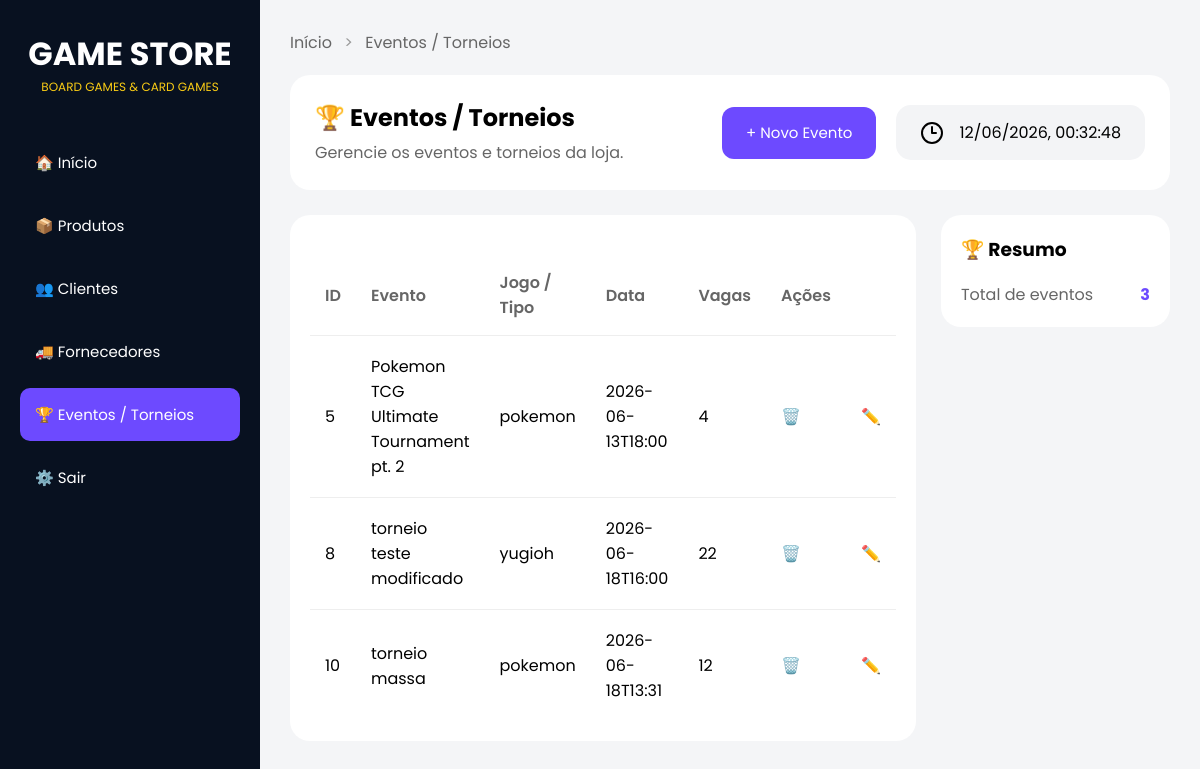
Before: /eventos with the older database file.
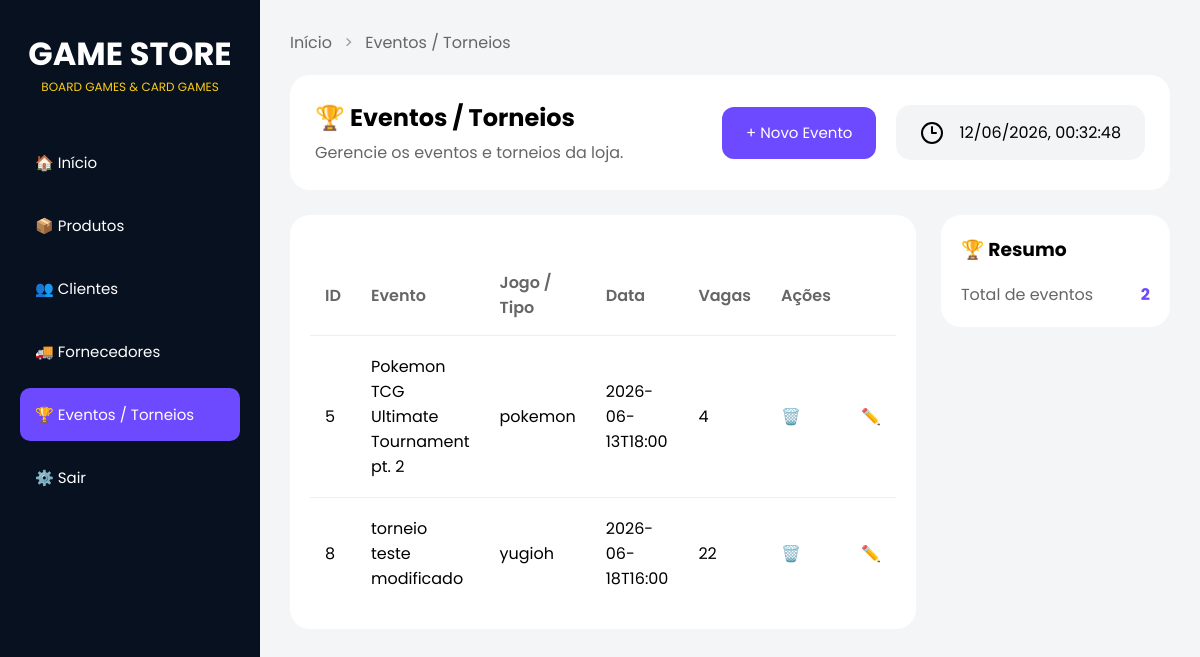
After: the same page with the newer database file.
### tables this page shows
CREATE TABLE eventos (
            id INTEGER PRIMARY KEY AUTOINCREMENT,
            nome TEXT NOT NULL,
            jogo TEXT NOT NULL,
            data TEXT NOT NULL,
            vagas INTEGER NOT NULL
        );

### routes.py (the view)
@app.route("/eventos")
def eventos():
    criar_tabela_eventos()
    lista = listar_eventos()
    return render_template(
    "eventos.html",
    eventos=lista,
    total_eventos=len(lista),
    modo = "criar"
)

### database.py (called while the page is built)
def conectar():
    return sqlite3.connect(CAMINHO_BANCO)

### modules/eventos.py (called while the page is built)
def criar_tabela_eventos():
    conn = conectar()
    cursor = conn.cursor()
    cursor.execute("""
        CREATE TABLE IF NOT EXISTS eventos (
            id INTEGER PRIMARY KEY AUTOINCREMENT,
            nome TEXT NOT NULL,
            jogo TEXT NOT NULL,
            data TEXT NOT NULL,
            vagas INTEGER NOT NULL
        )
    """)
    conn.commit()
    conn.close()

def listar_eventos():
    conn = conectar()
    cursor = conn.cursor()
    cursor.execute("SELECT * FROM eventos") # seleciona tudo da tabela eventos
    eventos = cursor.fetchall()
    conn.close()
    return eventos # retorna tudo q selecionamos com o fetchall

### templates/eventos.html (shortened to what this page needs)
<!doctype html>
<html lang="pt-BR">
<head>
  <link rel="stylesheet" href="{{ url_for('static', filename='eventos.css') }}" />
</head>
<body>
  <div class="sidebar">
    <div class="logo">
      <h1>GAME STORE</h1>
      <p>BOARD GAMES & CARD GAMES</p>
    </div>
    <div class="menu">
      <a href="/">🏠 Início</a>
      <a href="/produtos">📦 Produtos</a>
      <a href="/clientes">👥 Clientes</a>
      <a href="/fornecedores">🚚 Fornecedores</a>
      <a href="/eventos" class="active">🏆 Eventos / Torneios</a>
      <a href="#">⚙️ Sair</a>
    </div>
  </div>
  <main class="main">
    <div class="breadcrumb">
      <a href="/home">Início</a>
      <span>></span>
      <a href="/eventos">Eventos / Torneios</a>
    </div>
    <section class="topo">
      <div class="titulo-subt">
        <h1>🏆 Eventos / Torneios</h1>
        <p>Gerencie os eventos e torneios da loja.</p>
      </div>
      <div class="botoes-titulo">
        <button class="new-event" onclick="mostrarFormulario()">
          + Novo Evento
        </button>
      </div>
      <div class="data">
        <i data-lucide="clock-3"></i>
        <time id="data-hora" class="data-textos"></time>
      </div>
    </section>
    <section class="content">
      <div class="eventos">
        <table class="tabela-eventos">
          <thead>
            <tr>
              <th>ID</th>
              <th>Evento</th>
              <th>Jogo / Tipo</th>
              <th>Data</th>
              <th>Vagas</th>
              <th>Ações</th>
            </tr>
          </thead>
          <tbody>
            {% for evento in eventos %}
            <tr>
              <td>{{ evento[0] }}</td>
              <td>{{ evento[1] }}</td>
              <td>{{ evento[2] }}</td>
              <td>{{ evento[3] }}</td>
              <td>{{ evento[4] }}</td>
              <td>
                <form action="/eventos/excluir/{{ evento[0] }}" method="POST">
                  <button type="submit">🗑️</button>
                </form>
              </td>
              <td>
                <form action="/eventos/editar/{{ evento[0] }}" method="GET">
                  <button type="submit">✏️</button>
                </form>
              </td>
            </tr>
            {% endfor %}
          </tbody>
        </table>
      </div>
      <aside class="barra-direita">
        <div class="card">
          <h3>🏆 Resumo</h3>
          <div class="info">
            <span>Total de eventos</span>
            <strong>{{ total_eventos }}</strong>
          </div>
        </div>
      </aside>
    </section>
  </main>
</body>
</html>

### static/Eventos.css (style rules this page uses)
* { margin: 0; padding: 0; box-sizing: border-box; font-family: "Poppins", sans-serif; }
body { background: #f4f5f7; display: flex; }
.sidebar { width: 260px; height: 100vh; background: #081120; color: white; padding: 30px 20px; position: fixed; }
.logo { text-align: center; margin-bottom: 40px; }
.logo h1 { font-size: 32px; }
.logo p { color: #facc15; font-size: 12px; }
.menu { display: flex; flex-direction: column; gap: 10px; }
.menu a { text-decoration: none; color: white; padding: 15px; border-radius: 10px; transition: 0.3s; font-size: 15px; }
.menu a.active { background: #6d4aff; }
.main { margin-left: 260px; width: calc(100% - 260px); padding: 30px; }
.breadcrumb { margin-bottom: 20px; }
.breadcrumb a { text-decoration: none; color: #666; }
.breadcrumb span { margin: 0 8px; color: #999; }
.topo { display: flex; align-items: center; gap: 20px; background: white; padding: 25px; border-radius: 20px; margin-bottom: 25px; }
.titulo-subt { flex: 1; }
.titulo-subt h1 { margin-bottom: 5px; }
.titulo-subt p { color: #666; }
.botoes-titulo { display: flex; gap: 10px; }
.new-event { height: 52px; padding: 0 24px; border: none; border-radius: 12px; font-size: 15px; cursor: pointer; transition: 0.3s; background: #6d4aff; color: white; }
.data { display: flex; align-items: center; gap: 15px; background: #f3f4f6; padding: 15px 24px; border-radius: 15px; }
.content { display: flex; gap: 25px; }
.eventos { flex: 1; background: white; border-radius: 20px; padding: 20px; }
.barra-direita { width: 320px; }
.card { background: white; border-radius: 20px; padding: 20px; margin-bottom: 20px; }
.card h3 { margin-bottom: 15px; }
.tabela-eventos { width: 100%; border-collapse: collapse; margin-top: 20px; }
.tabela-eventos th { text-align: left; color: #666; font-weight: 600; padding: 15px; }
.tabela-eventos td { padding: 18px 15px; border-top: 1px solid #eee; }
.tabela-eventos td form button { background: none; border: none; cursor: pointer; font-size: 16px; }
.info { display: flex; justify-content: space-between; margin-top: 18px; }
.info span { color: #666; }
.info strong { color: #6d4aff; }

Changed rows visible on the page:
removed eventos: id "10", nome "torneio massa", jogo "pokemon", data "2026-06-18T13:31", vagas "12"
Other visible differences:
{{ total_eventos }}: "3" → "2"
